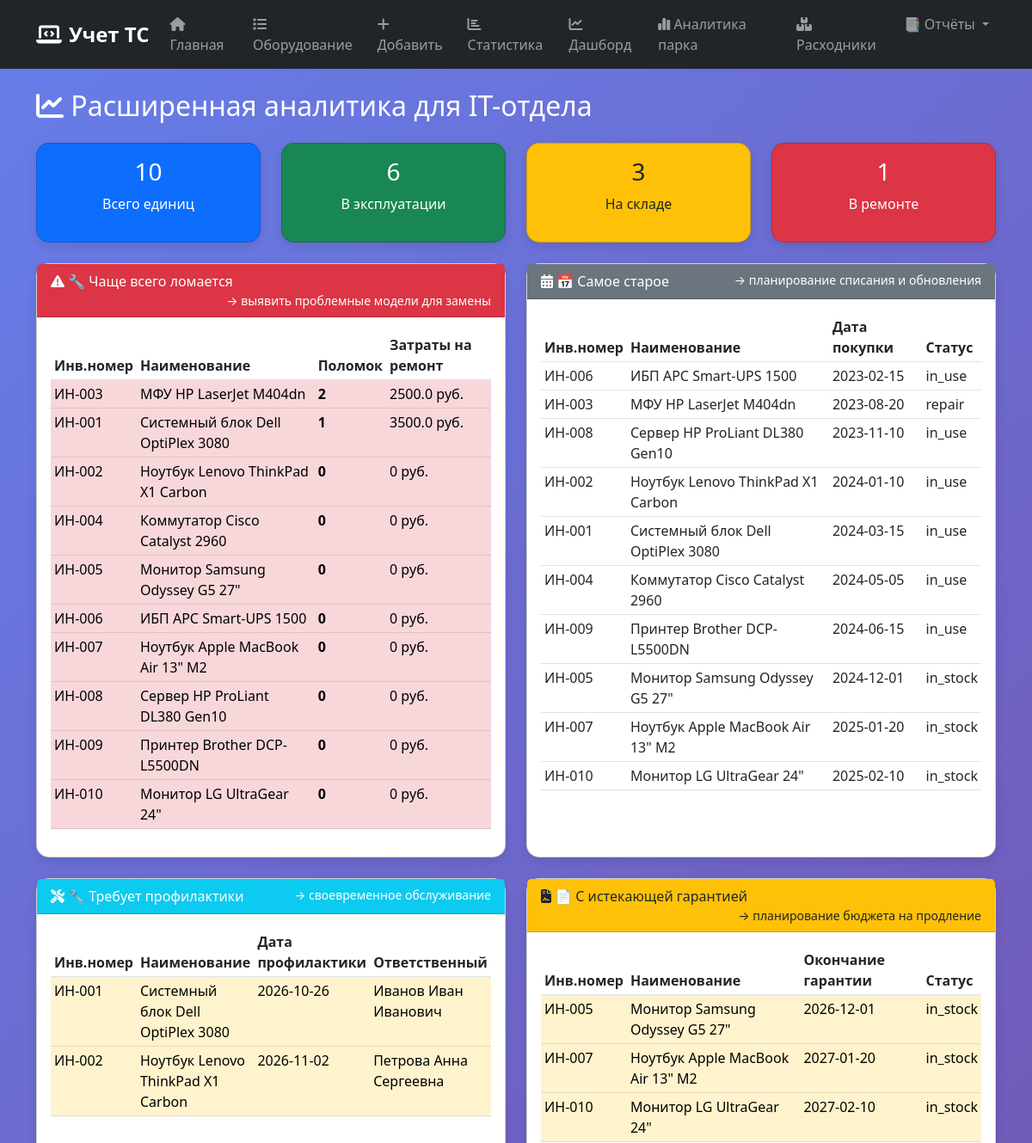
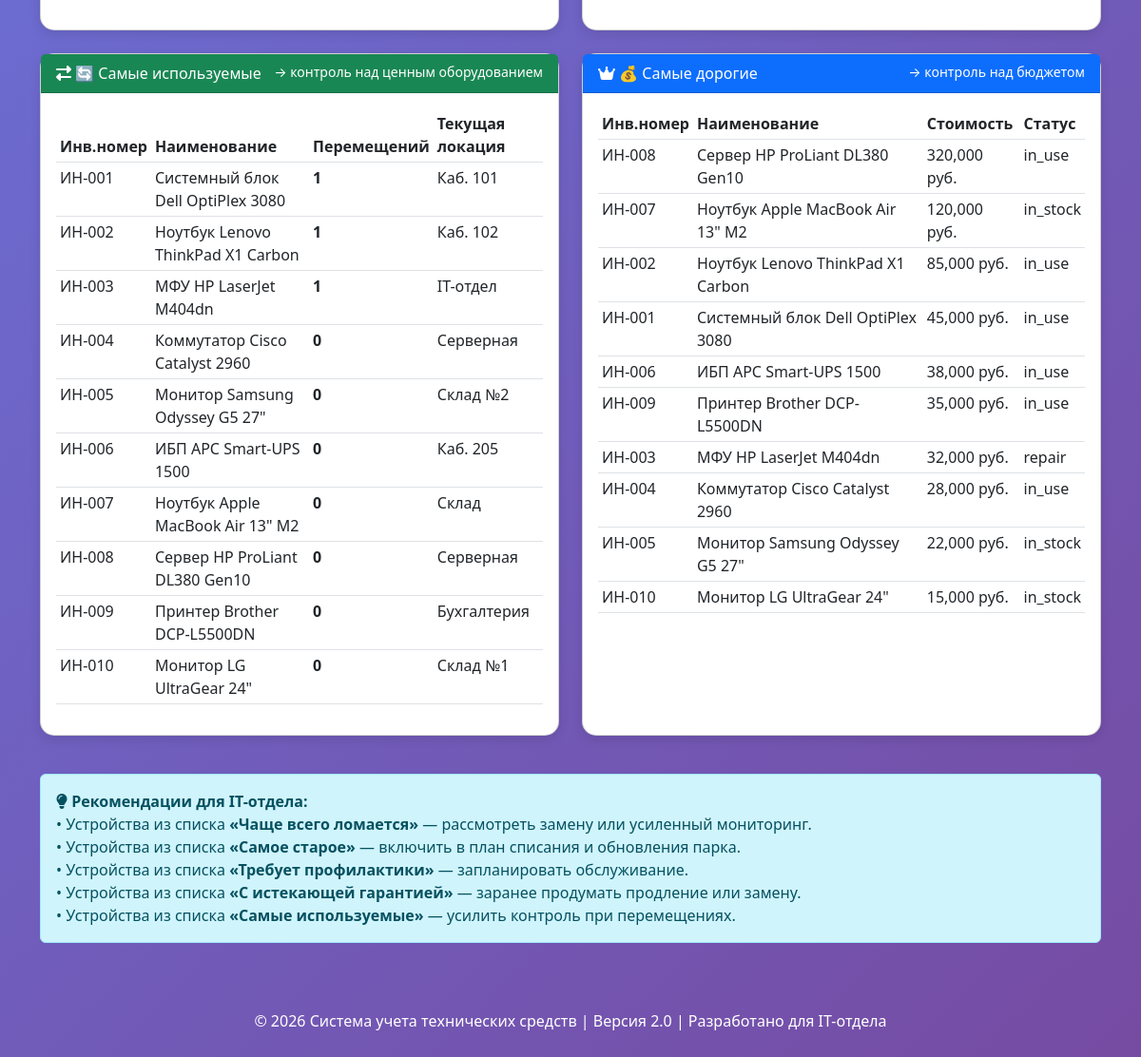
The app's page /analytics/extended with its own data (2 pictures, top to bottom).
### tables this page shows
CREATE TABLE equipment (id INTEGER PRIMARY KEY AUTOINCREMENT, inventory_number TEXT UNIQUE NOT NULL, serial_number TEXT, name TEXT NOT NULL, type_id INTEGER, status TEXT DEFAULT 'in_stock', location TEXT, responsible_id INTEGER, purchase_date TEXT, warranty_end TEXT, cost REAL, qr_code TEXT, next_maintenance_date TEXT, created_at TEXT DEFAULT CURRENT_TIMESTAMP, updated_at TEXT DEFAULT CURRENT_TIMESTAMP, FOREIGN KEY (type_id) REFERENCES equipment_types(id), FOREIGN KEY (responsible_id) REFERENCES users(id));

CREATE TABLE users (id INTEGER PRIMARY KEY AUTOINCREMENT, username TEXT UNIQUE NOT NULL, password TEXT NOT NULL, role TEXT CHECK(role IN ('admin', 'it_user', 'mol')), full_name TEXT, department TEXT, email TEXT, created_at TEXT DEFAULT CURRENT_TIMESTAMP);

### app.py (the view)
@app.route('/analytics/extended')
def extended_analytics():
    stats = db.get_statistics()
    ratings = {
        'most_problematic': db.get_most_problematic_equipment(10),
        'oldest': db.get_oldest_equipment(10),
        'requires_maintenance': db.get_requires_maintenance(10),
        'expiring_warranty': db.get_expiring_warranty_equipment(10),
        'most_moved': db.get_most_moved_equipment(10),
        'most_expensive': db.get_most_expensive_equipment(10),
    }
    return render_template('extended_analytics.html', stats=stats, ratings=ratings)

### database.py (called while the page is built)
def get_connection():
    return sqlite3.connect(DB_NAME)

def get_statistics():
    with get_connection() as conn:
        cursor = conn.cursor()
        cursor.execute("SELECT COUNT(*) FROM equipment")
        total = cursor.fetchone()[0]
        cursor.execute("SELECT COUNT(CASE WHEN status = 'in_use' THEN 1 END), COUNT(CASE WHEN status = 'in_stock' THEN 1 END), COUNT(CASE WHEN status = 'repair' THEN 1 END) FROM equipment")
        row = cursor.fetchone()
        return {'total': total, 'in_use': row[0] or 0, 'in_stock': row[1] or 0, 'repair': row[2] or 0}

def get_most_problematic_equipment(limit=10):
    with get_connection() as conn:
        cursor = conn.cursor()
        cursor.execute('SELECT e.id, e.inventory_number, e.name, COUNT(r.id) as repair_count, COALESCE(SUM(r.cost), 0) as total_repair_cost FROM equipment e LEFT JOIN repairs r ON e.id = r.equipment_id GROUP BY e.id ORDER BY repair_count DESC, total_repair_cost DESC LIMIT ?', (limit,))
        return cursor.fetchall()

def get_oldest_equipment(limit=10):
    with get_connection() as conn:
        cursor = conn.cursor()
        cursor.execute('SELECT id, inventory_number, name, purchase_date, julianday("now") - julianday(purchase_date) as days_old, cost, status FROM equipment WHERE purchase_date IS NOT NULL ORDER BY purchase_date ASC LIMIT ?', (limit,))
        return cursor.fetchall()

def get_requires_maintenance(limit=10):
    with get_connection() as conn:
        cursor = conn.cursor()
        cursor.execute("SELECT e.id, e.inventory_number, e.name, e.location, e.next_maintenance_date, u.full_name as responsible_name FROM equipment e LEFT JOIN users u ON e.responsible_id = u.id WHERE e.next_maintenance_date IS NOT NULL AND e.next_maintenance_date BETWEEN date('now') AND date('now', '+30 days') ORDER BY e.next_maintenance_date ASC LIMIT ?", (limit,))
        return cursor.fetchall()

def get_expiring_warranty_equipment(limit=10):
    with get_connection() as conn:
        cursor = conn.cursor()
        cursor.execute('SELECT id, inventory_number, name, warranty_end, cost, status FROM equipment WHERE warranty_end IS NOT NULL AND warranty_end BETWEEN date("now") AND date("now", "+90 days") ORDER BY warranty_end ASC LIMIT ?', (limit,))
        return cursor.fetchall()

### templates/extended_analytics.html (shortened to what this page needs)
{% extends "base.html" %}
{% block content %}
<h2 class="text-white mb-4"><i class="fas fa-chart-line"></i> Расширенная аналитика для IT-отдела</h2>
<div class="row mb-4">
    <div class="col-md-3">
        <div class="card text-center bg-primary text-white">
            <div class="card-body">
                <h3>{{ stats.total }}</h3>
                <p>Всего единиц</p>
            </div>
        </div>
    </div>
    <div class="col-md-3">
        <div class="card text-center bg-success text-white">
            <div class="card-body">
                <h3>{{ stats.in_use }}</h3>
                <p>В эксплуатации</p>
            </div>
        </div>
    </div>
    <div class="col-md-3">
        <div class="card text-center bg-warning text-dark">
            <div class="card-body">
                <h3>{{ stats.in_stock }}</h3>
                <p>На складе</p>
            </div>
        </div>
    </div>
    <div class="col-md-3">
        <div class="card text-center bg-danger text-white">
            <div class="card-body">
                <h3>{{ stats.repair }}</h3>
                <p>В ремонте</p>
            </div>
        </div>
    </div>
</div>
<div class="row">
    <div class="col-lg-6 mb-4">
        <div class="card h-100">
            <div class="card-header bg-danger text-white">
                <i class="fas fa-exclamation-triangle"></i> 🔧 Чаще всего ломается
                <small class="float-end">→ выявить проблемные модели для замены</small>
            </div>
            <div class="card-body">
                <div class="table-responsive">
                    <table class="table table-sm">
                        <thead>
                            <tr><th>Инв.номер</th><th>Наименование</th><th>Поломок</th><th>Затраты на ремонт</th>
                        </thead>
                        <tbody>
                            {% for eq in ratings.most_problematic %}
                            <tr class="table-danger">
                                <td>{{ eq[1] }}</td><td>{{ eq[2] }}</td><td><strong>{{ eq[3] }}</strong></td><td>{{ eq[4] or 0 }} руб.</td>
                            </tr>
                            {% else %}
                            <tr><td colspan="4">Нет данных о поломках</td></tr>
                            {% endfor %}
                        </tbody>
                    </table>
                </div>
            </div>
        </div>
    </div>
    <div class="col-lg-6 mb-4">
        <div class="card h-100">
            <div class="card-header bg-secondary text-white">
                <i class="fas fa-calendar-alt"></i> 📅 Самое старое
                <small class="float-end">→ планирование списания и обновления</small>
            </div>
            <div class="card-body">
                <div class="table-responsive">
                    <table class="table table-sm">
                        <thead>
                            <tr><th>Инв.номер</th><th>Наименование</th><th>Дата покупки</th><th>Статус</th>
                        </thead>
                        <tbody>
                            {% for eq in ratings.oldest %}
                            <tr>
                                <td>{{ eq[1] }}</td><td>{{ eq[2] }}</td><td>{{ eq[3] }}</td><td>{{ eq[6] }}</td>
                            </tr>
                            {% else %}
                            <tr><td colspan="4">Нет данных</td></tr>
                            {% endfor %}
                        </tbody>
                    </table>
                </div>
            </div>
        </div>
    </div>
    <div class="col-lg-6 mb-4">
        <div class="card h-100">
            <div class="card-header bg-info text-white">
                <i class="fas fa-tools"></i> 🔧 Требует профилактики
                <small class="float-end">→ своевременное обслуживание</small>
            </div>
            <div class="card-body">
                <div class="table-responsive">
                    <table class="table table-sm">
                        <thead>
                            <tr><th>Инв.номер</th><th>Наименование</th><th>Дата профилактики</th><th>Ответственный</th>
                        </thead>
                        <tbody>
                            {% for eq in ratings.requires_maintenance %}
                            <tr class="table-warning">
                                <td>{{ eq[1] }}</td><td>{{ eq[2] }}</td><td>{{ eq[4] }}</td><td>{{ eq[5] or '—' }}</td>
                            </tr>
                            {% else %}
                            <tr><td colspan="4">Нет устройств, требующих профилактики</td></tr>
                            {% endfor %}
                        </tbody>
                    </table>
                </div>
            </div>
        </div>
    </div>
    <div class="col-lg-6 mb-4">
        <div class="card h-100">
            <div class="card-header bg-warning text-dark">
                <i class="fas fa-file-contract"></i> 📄 С истекающей гарантией
                <small class="float-end">→ планирование бюджета на продление</small>
            </div>
            <div class="card-body">
                <div class="table-responsive">
                    <table class="table table-sm">
                        <thead>
                            <tr><th>Инв.номер</th><th>Наименование</th><th>Окончание гарантии</th><th>Статус</th>
                        </thead>
                        <tbody>
                            {% for eq in ratings.expiring_warranty %}
                            <tr class="table-warning">
                                <td>{{ eq[1] }}</td><td>{{ eq[2] }}</td><td>{{ eq[3] }}</td><td>{{ eq[5] }}</td>
                            </tr>
                            {% else %}
                            <tr><td colspan="4">Нет устройств с истекающей гарантией</td></tr>
                            {% endfor %}
                        </tbody>
                    </table>
                </div>
            </div>
        </div>
    </div>
    <div class="col-lg-6 mb-4">
        <div class="card h-100">
            <div class="card-header bg-success text-white">
                <i class="fas fa-exchange-alt"></i> 🔄 Самые используемые
                <small class="float-end">→ контроль над ценным оборудованием</small>
            </div>
            <div class="card-body">
                <div class="table-responsive">
                    <table class="table table-sm">
                        <thead>
                            <tr><th>Инв.номер</th><th>Наименование</th><th>Перемещений</th><th>Текущая локация</th>
                        </thead>
                        <tbody>
                            {% for eq in ratings.most_moved %}
                            <tr>
                                <td>{{ eq[1] }}</td><td>{{ eq[2] }}</td><td><strong>{{ eq[3] }}</strong></td><td>{{ eq[4] or '—' }}</td>
                            </tr>
                            {% else %}
                            <tr><td colspan="4">Нет данных о перемещениях</td></tr>
                            {% endfor %}
                        </tbody>
                    </table>
                </div>
            </div>
        </div>
    </div>
    <div class="col-lg-6 mb-4">
        <div class="card h-100">
            <div class="card-header bg-primary text-white">
                <i class="fas fa-crown"></i> 💰 Самые дорогие
                <small class="float-end">→ контроль над бюджетом</small>
            </div>
            <div class="card-body">
                <div class="table-responsive">
                    <table class="table table-sm">
                        <thead>
                            <tr><th>Инв.номер</th><th>Наименование</th><th>Стоимость</th><th>Статус</th>
                        </thead>
                        <tbody>
                            {% for eq in ratings.most_expensive %}
                            <tr>
                                <td>{{ eq[1] }}</td><td>{{ eq[2] }}</td><td>{{ '{:,.0f}'.format(eq[3]) }} руб.</td><td>{{ eq[4] }}</td>
                            </tr>
                            {% else %}
                            <tr><td colspan="4">Нет данных</td></tr>
                            {% endfor %}
                        </tbody>
                    </table>
                </div>
            </div>
        </div>
    </div>
</div>
<div class="alert alert-info mt-3">
    <i class="fas fa-lightbulb"></i> <strong>Рекомендации для IT-отдела:</strong><br>
    • Устройства из списка <strong>«Чаще всего ломается»</strong> — рассмотреть замену или усиленный мониторинг.<br>
    • Устройства из списка <strong>«Самое старое»</strong> — включить в план списания и обновления парка.<br>
    • Устройства из списка <strong>«Требует профилактики»</strong> — запланировать обслуживание.<br>
    • Устройства из списка <strong>«С истекающей гарантией»</strong> — заранее продумать продление или замену.<br>
    • Устройства из списка <strong>«Самые используемые»</strong> — усилить контроль при перемещениях.
</div>
{% endblock %}

### templates/base.html (style rules this page uses)
body { background: linear-gradient(135deg, #667eea 0%, #764ba2 100%); min-height: 100vh; }
.card { border-radius: 15px; box-shadow: 0 4px 12px rgba(0,0,0,0.1); transition: transform 0.2s; background: white; }
.table-responsive { overflow-x: auto; }

### records on screen
equipment: inventory_number "ИН-003", name "МФУ HP LaserJet M404dn", eq "2", eq "2500.0", purchase_date "2023-08-20", status "repair", eq "1", location "IT-отдел", cost "32,000"
equipment: inventory_number "ИН-001", name "Системный блок Dell OptiPlex 3080", eq "1", eq "3500.0", purchase_date "2024-03-15", status "in_use", next_maintenance_date "2026-10-26", full_name "Иванов Иван Иванович", location "Каб. 101", cost "45,000"
equipment: inventory_number "ИН-002", name "Ноутбук Lenovo ThinkPad X1 Carbon", eq "0", purchase_date "2024-01-10", status "in_use", next_maintenance_date "2026-11-02", full_name "Петрова Анна Сергеевна", eq "1", location "Каб. 102", cost "85,000"
equipment: inventory_number "ИН-004", name "Коммутатор Cisco Catalyst 2960", eq "0", purchase_date "2024-05-05", status "in_use", location "Серверная", cost "28,000"
equipment: inventory_number "ИН-005", name "Монитор Samsung Odyssey G5 27\"", eq "0", purchase_date "2024-12-01", status "in_stock", warranty_end "2026-12-01", location "Склад №2", cost "22,000"
equipment: inventory_number "ИН-006", name "ИБП APC Smart-UPS 1500", eq "0", purchase_date "2023-02-15", status "in_use", location "Каб. 205", cost "38,000"
equipment: inventory_number "ИН-007", name "Ноутбук Apple MacBook Air 13\" M2", eq "0", purchase_date "2025-01-20", status "in_stock", warranty_end "2027-01-20", location "Склад", cost "120,000"
equipment: inventory_number "ИН-008", name "Сервер HP ProLiant DL380 Gen10", eq "0", purchase_date "2023-11-10", status "in_use", location "Серверная", cost "320,000"
equipment: inventory_number "ИН-009", name "Принтер Brother DCP-L5500DN", eq "0", purchase_date "2024-06-15", status "in_use", location "Бухгалтерия", cost "35,000"
equipment: inventory_number "ИН-010", name "Монитор LG UltraGear 24\"", eq "0", purchase_date "2025-02-10", status "in_stock", warranty_end "2027-02-10", location "Склад №1", cost "15,000"

### other values on screen
{{ stats.total }} "10"
{{ stats.in_use }} "6"
{{ stats.in_stock }} "3"
{{ stats.repair }} "1"
